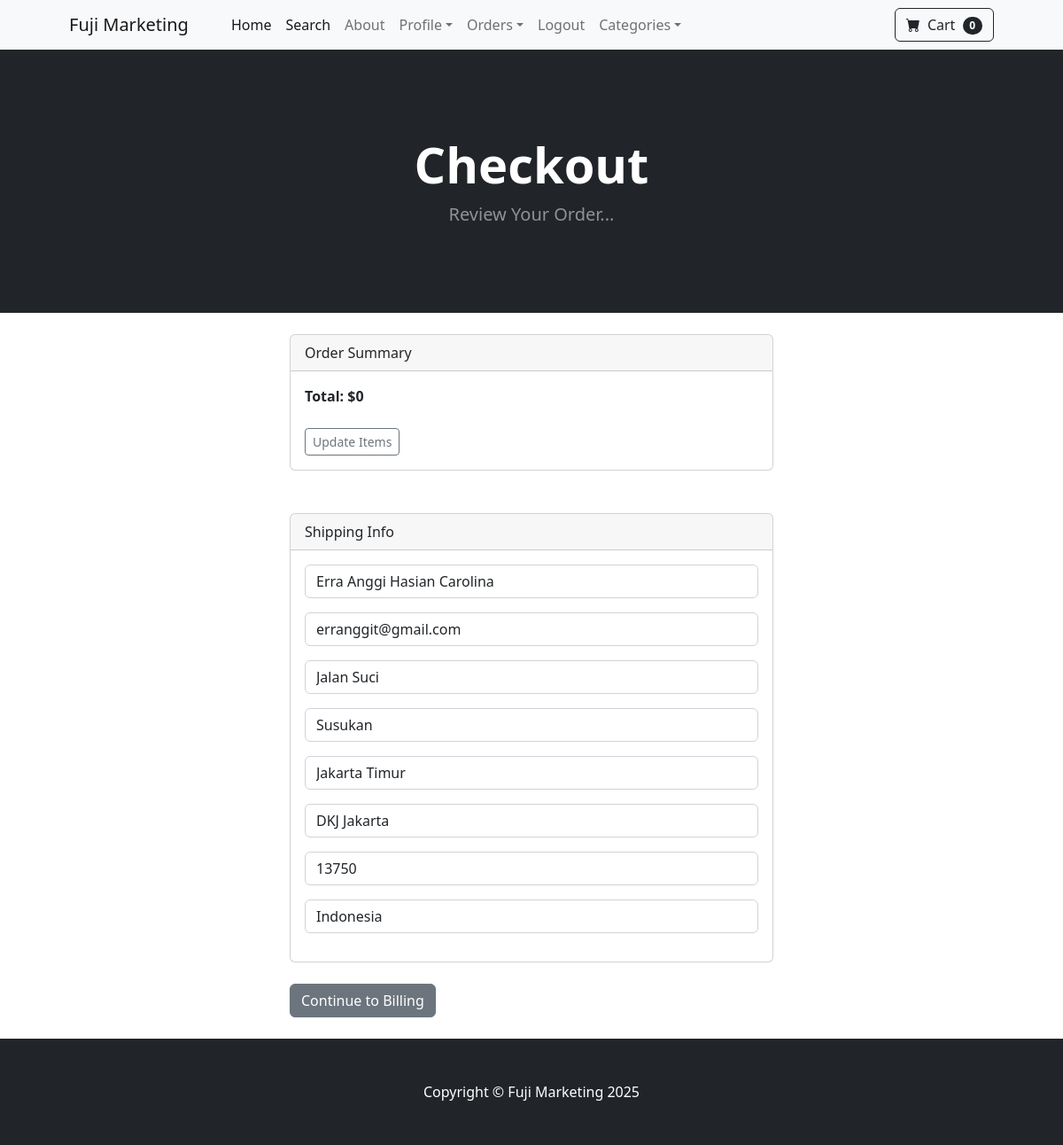
The app's page /payment/checkout (signed in) with its own data.
### payment/models.py (models this page shows, shortened)
class ShippingAddress(models.Model):
    user = models.ForeignKey(
        User, on_delete=models.CASCADE, null=True, blank=True)
    shipping_full_name = models.CharField(max_length=255)
    shipping_email = models.CharField(max_length=255)
    shipping_address1 = models.CharField(max_length=255)
    shipping_address2 = models.CharField(max_length=255, null=True, blank=True)
    shipping_city = models.CharField(max_length=255)
    shipping_state = models.CharField(max_length=255, null=True, blank=True)
    shipping_zipcode = models.CharField(max_length=255, null=True, blank=True)
    shipping_country = models.CharField(max_length=255)
    class Meta:
        verbose_name_plural = "Shipping Address"

### payment/views.py (the view)
# urls.py: path('checkout', views.checkout, name='checkout'),
def checkout(request):
    cart = Cart(request)
    cart_products = cart.get_prods
    quantities = cart.get_quants
    totals = cart.cart_total()
    if request.user.is_authenticated:
        try:
            shipping_user = ShippingAddress.objects.get(user=request.user)
            shipping_form = ShippingForm(
                request.POST or None, instance=shipping_user)
        except ShippingAddress.DoesNotExist:
            shipping_form = ShippingForm(request.POST or None)
        return render(request, "payment/checkout.html", {"cart_products": cart_products, "quantities": quantities, "totals": totals, "shipping_form": shipping_form})
    else:
        shipping_form = ShippingForm(
            request.POST or None)
        return render(request, "payment/checkout.html", {"cart_products": cart_products, "quantities": quantities, "totals": totals, 'shipping_form': shipping_form})

### cart/cart.py (called while the page is built, shortened)
    def cart_total(self):
        product_ids = self.cart.keys()
        products = Product.objects.filter(id__in=product_ids)
        quantities = self.cart
        total = 0
        return total

    def __len__(self):
        return len(self.cart)

    def get_prods(self):
        product_ids = self.cart.keys()
        products = Product.objects.filter(id__in=product_ids)
        return products

### cart/context_processors.py (called while the page is built)
def cart(request):
    return {'cart': Cart(request)}

### payment/templates/payment/checkout.html (shortened to what this page needs)
{% extends 'base.html' %}
{% block content %}
<header class="bg-dark py-5">
    <div class="container px-4 px-lg-5 my-5">
        <div class="text-center text-white">
            <h1 class="display-4 fw-bolder">Checkout</h1>
            <p class="lead fw-normal text-white-50 mb-0">Review Your Order...</p>
        </div>
    </div>
</header>
<br />
<div class="container">
    <div class="row">
        <div class="col-md-6 offset-md-3">
            <div class="card">
                <div class="card-header">
                    Order Summary
                </div>
                <div class="card-body">
                    <strong>Total: ${{ totals }}</strong>
                    <br /><br />
                    <a href="{% url 'cart_summary' %}" class="btn btn-sm btn-outline-secondary">Update Items</a>
                </div>
            </div>
            <br /><br />
            <div class="card">
                <div class="card-header">
                    Shipping Info
                </div>
                <div class="card-body">
                    <form method="POST" action="{% url 'billing_info' %}">
                        {{ shipping_form.as_p }}
                </div>
            </div>
            <br />
            <button type="submit" class="btn btn-secondary">Continue to Billing </a>
            </button>
            <br /><br />
        </div>
    </div>
</div>
{% endblock %}

### records on screen
ShippingAddress: shipping_full_name "Erra Anggi Hasian Carolina", shipping_email "erranggit@gmail.com", shipping_address1 "Jalan Suci", shipping_address2 "Susukan", shipping_city "Jakarta Timur", shipping_state "DKJ Jakarta", shipping_zipcode "13750", shipping_country "Indonesia"

### other values on screen
{{ cart|length }} "0"
{{ totals }} "0"
